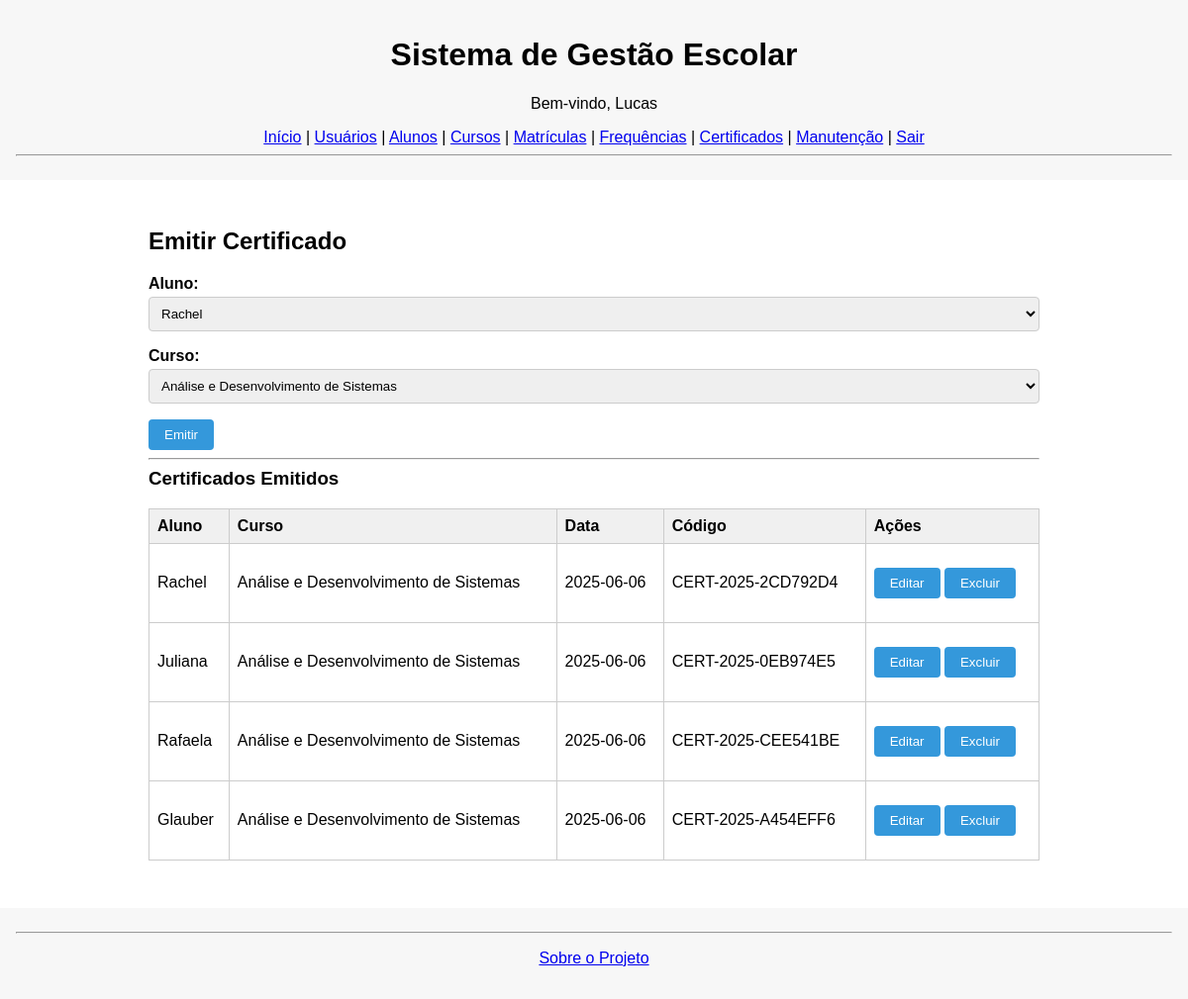
The app's page /certificados (signed in) with its own data.
### tables this page shows
CREATE TABLE certificados (
            id INTEGER PRIMARY KEY AUTOINCREMENT,
            aluno_id INTEGER,
            curso_id INTEGER,
            data_emissao DATE DEFAULT CURRENT_DATE,
            codigo_verificacao TEXT UNIQUE,
            FOREIGN KEY (aluno_id) REFERENCES alunos(id),
            FOREIGN KEY (curso_id) REFERENCES cursos(id)
        );

CREATE TABLE alunos (
            id INTEGER PRIMARY KEY AUTOINCREMENT,
            nome TEXT,
            cpf TEXT UNIQUE,
            email TEXT,
            telefone TEXT,
            data_nascimento DATE,
            created_at DATETIME DEFAULT CURRENT_TIMESTAMP
        );

CREATE TABLE cursos (
            id INTEGER PRIMARY KEY AUTOINCREMENT,
            nome TEXT,
            descricao TEXT,
            carga_horaria INTEGER,
            professor_id INTEGER,
            created_at DATETIME DEFAULT CURRENT_TIMESTAMP,
            FOREIGN KEY (professor_id) REFERENCES usuarios(id)
        );

### app.py (the view, shortened to what this page needs)
@app.route('/certificados', methods=['GET', 'POST'])
def certificados():
    if 'usuario' not in session:
        return redirect(url_for('login'))
    certificados = listar_certificados()
    alunos = listar_alunos()
    cursos = listar_cursos()
    return render_template('certificados.html', certificados=certificados, alunos=alunos, cursos=cursos)

### database.py (called while the page is built)
def conectar():
    con = sqlite3.connect('sge.db')
    con.row_factory = sqlite3.Row
    con.execute("PRAGMA foreign_keys = ON")
    return con

def listar_alunos():
    con = conectar()
    cur = con.cursor()
    cur.execute("SELECT * FROM alunos")
    alunos = cur.fetchall()
    con.close()
    return alunos

def listar_cursos():
    con = conectar()
    cur = con.cursor()
    cur.execute('''
        SELECT cursos.*, usuarios.nome AS professor_nome
        FROM cursos
        LEFT JOIN usuarios ON cursos.professor_id = usuarios.id
    ''')
    cursos = cur.fetchall()
    con.close()
    return cursos

def listar_certificados():
    con = conectar()
    cur = con.cursor()
    cur.execute('''
        SELECT cert.*, a.nome AS aluno_nome, c.nome AS curso_nome
        FROM certificados cert
        JOIN alunos a ON cert.aluno_id = a.id
        JOIN cursos c ON cert.curso_id = c.id
    ''')
    certificados = cur.fetchall()
    con.close()
    return certificados

### templates/certificados.html
{% extends "base.html" %}
{% block content %}
<div class="container">
    <h2>Emitir Certificado</h2>
    <form method="POST">
        <div class="form-group">
            <label>Aluno:</label>
            <select name="aluno_id" required>
                {% for a in alunos %}
                    <option value="{{ a.id }}">{{ a.nome }}</option>
                {% endfor %}
            </select>
        </div>
        <div class="form-group">
            <label>Curso:</label>
            <select name="curso_id" required>
                {% for c in cursos %}
                    <option value="{{ c.id }}">{{ c.nome }}</option>
                {% endfor %}
            </select>
        </div>
        <button type="submit">Emitir</button>
    </form>
    <hr>
    <h3>Certificados Emitidos</h3>
    <table>
        <thead>
            <tr>
                <th>Aluno</th>
                <th>Curso</th>
                <th>Data</th>
                <th>Código</th>
                <th>Ações</th>
            </tr>
        </thead>
        <tbody>
            {% for c in certificados %}
            <tr>
                <td>{{ c['aluno_nome'] }}</td>
                <td>{{ c['curso_nome'] }}</td>
                <td>{{ c['data_emissao'] }}</td>
                <td>{{ c['codigo_verificacao'] }}</td>
                <td>
                    <form action="{{ url_for('editar_certificado_view', id=c['id']) }}" method="get" style="display:inline;">
                        <button type="submit" class="btn">Editar</button>
                    </form>
                    <form action="{{ url_for('excluir_certificado_view', id=c['id']) }}" method="post" style="display:inline;">
                        <button type="submit" class="btn" onclick="return confirm('Deseja excluir este certificado?')">Excluir</button>
                    </form>
                </td>
            </tr>
            {% endfor %}
        </tbody>
    </table>
</div>
{% endblock %}

### static/css/style.css (style rules this page uses)
body { font-family: Arial, sans-serif; margin: 0; padding: 0; background-color: #ffffff; }
.container { max-width: 900px; margin: 2rem auto; padding: 1rem; background: #fff; border-radius: 8px; }
h2, h3 { margin-top: 0; }
.form-group { margin-bottom: 1rem; }
label { display: block; margin-bottom: 0.25rem; font-weight: bold; }
input[type="text"], input[type="email"], input[type="password"], input[type="date"], input[type="number"], select, textarea { width: 100%; padding: 0.5rem; box-sizing: border-box; border: 1px solid #ccc; border-radius: 4px; }
button, input[type="submit"] { padding: 0.5rem 1rem; background-color: #3498db; color: #fff; border: none; border-radius: 4px; cursor: pointer; }
table { width: 100%; border-collapse: collapse; margin-top: 1rem; }
th, td { border: 1px solid #ccc; padding: 0.5rem; text-align: left; }
th { background-color: #f0f0f0; }
.btn { display: inline-block; margin: 1rem 0; padding: 0.5rem 1rem; background-color: #3498db; color: white; text-decoration: none; border-radius: 4px; }

### records on screen
certificados: aluno_nome "Rachel", curso_nome "Análise e Desenvolvimento de Sistemas", data_emissao "2025-06-06", codigo_verificacao "CERT-2025-2CD792D4"
certificados: aluno_nome "Juliana", curso_nome "Análise e Desenvolvimento de Sistemas", data_emissao "2025-06-06", codigo_verificacao "CERT-2025-0EB974E5"
certificados: aluno_nome "Rafaela", curso_nome "Análise e Desenvolvimento de Sistemas", data_emissao "2025-06-06", codigo_verificacao "CERT-2025-CEE541BE"
certificados: aluno_nome "Glauber", curso_nome "Análise e Desenvolvimento de Sistemas", data_emissao "2025-06-06", codigo_verificacao "CERT-2025-A454EFF6"

### other values on screen
{{ session['usuario'] }} "Lucas"
form field aluno_id "Rachel"
form field curso_id "Análise e Desenvolvimento de Sistemas"
